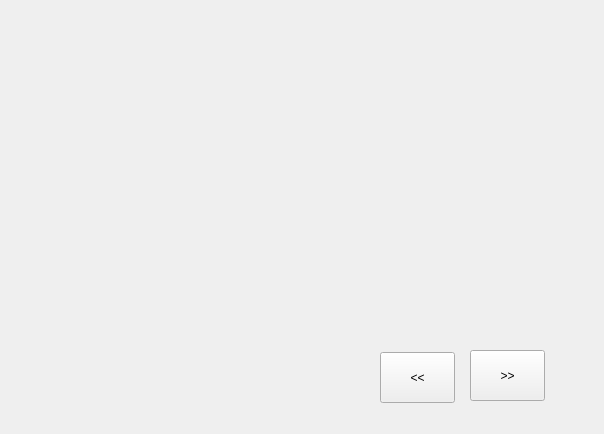
<?xml version="1.0" encoding="UTF-8"?>
<ui version="4.0">
 <class>StackedWidget</class>
 <widget class="QStackedWidget" name="StackedWidget">
  <property name="geometry">
   <rect>
    <x>0</x>
    <y>0</y>
    <width>604</width>
    <height>434</height>
   </rect>
  </property>
  <property name="windowTitle">
   <string>StackedWidget</string>
  </property>
  <widget class="QWidget" name="page">
   <widget class="QPushButton" name="pushButton">
    <property name="geometry">
     <rect>
      <x>380</x>
      <y>352</y>
      <width>75</width>
      <height>51</height>
     </rect>
    </property>
    <property name="text">
     <string>&lt;&lt;</string>
    </property>
   </widget>
   <widget class="QPushButton" name="pushButton_2">
    <property name="geometry">
     <rect>
      <x>470</x>
      <y>350</y>
      <width>75</width>
      <height>51</height>
     </rect>
    </property>
    <property name="text">
     <string>&gt;&gt;</string>
    </property>
   </widget>
  </widget>
  <widget class="QWidget" name="page"/>
 </widget>
 <resources/>
 <connections/>
</ui>
